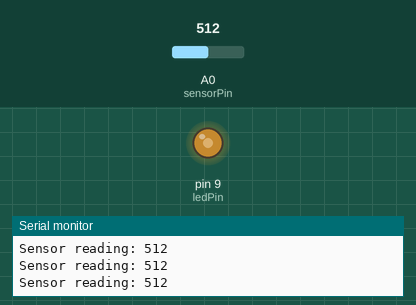
The sketch below on a simulated Arduino Uno, built with avr-gcc and run on an emulated ATmega328P. Parts: output pins drawn as LEDs (lit = HIGH), the last lines printed to the serial monitor. The test bench sets the inputs (shaded band); at power-on: A0 (sensorPin) = 512.

Above: at 1.2 s.
1.3 s: A0 (sensorPin) set to 108
At 2.5 s:
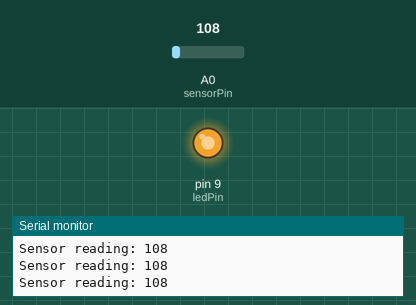
2.8 s: A0 (sensorPin) set to 95
At 3.2 s:
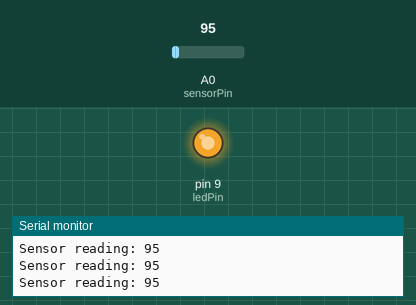
4.3 s: A0 (sensorPin) set to 306
At 4.8 s:
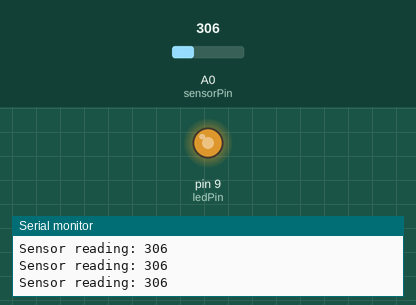
5.8 s: A0 (sensorPin) set to 900
At 7.0 s:
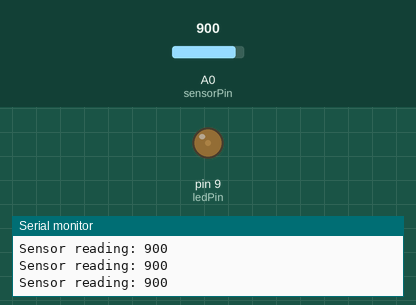
7.3 s: A0 (sensorPin) set to 984
At 8.6 s:
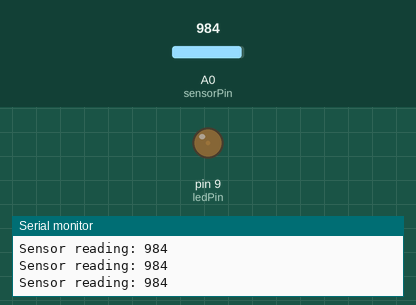
10.3 s: A0 (sensorPin) set to 1012
At 10.8 s:
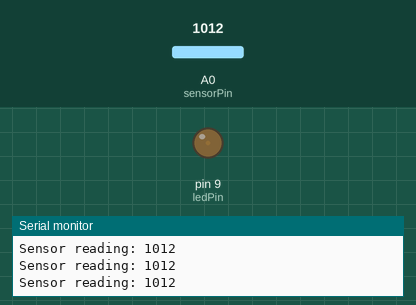
Timing chart, 0 to 12.8 s (numbered marks = the images above; inputs shaded):
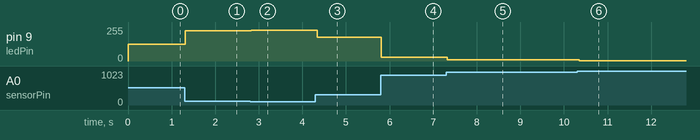

The sketch:

example4.ino
```cpp
/*
 * Rui Santos
 * Complete Project Details http://randomnerdtutorials.com
*/

int ledPin = 9;
int ledBrightness = 0;
int sensorPin = A0;
int sensorValue = 0;

void setup(void) {
  pinMode(ledPin, OUTPUT);
  // We'll send debugging information via the Serial monitor
  Serial.begin(9600);
}

void loop(void) {
  sensorValue = analogRead(sensorPin);

  Serial.print("Sensor reading: ");
  Serial.println(sensorValue);
  // LED gets brighter the darker it is at the sensor
  // that means we have to -invert- the reading from 0-1023 back to 1023-0
  sensorValue = 1023 - sensorValue;
  //now we have to map 0-1023 to 0-255 since thats the range analogWrite uses
  ledBrightness = map(sensorValue, 0, 1023, 0, 255);
  analogWrite(ledPin, ledBrightness);
  delay(50);
}
```

Measured:
- after the input at 1.3 s, pin 9 (ledPin): 127/255 → 228/255 at once
- after the input at 2.8 s, pin 9 (ledPin): 228/255 → 231/255 at once
- after the input at 4.3 s, pin 9 (ledPin): 231/255 → 178/255 at once
- after the input at 5.8 s, pin 9 (ledPin): 178/255 → 30/255 at once
- after the input at 7.3 s, pin 9 (ledPin): 30/255 → 9/255 at once
- after the input at 10.3 s, pin 9 (ledPin): 9/255 → 2/255 after 0.05 s
